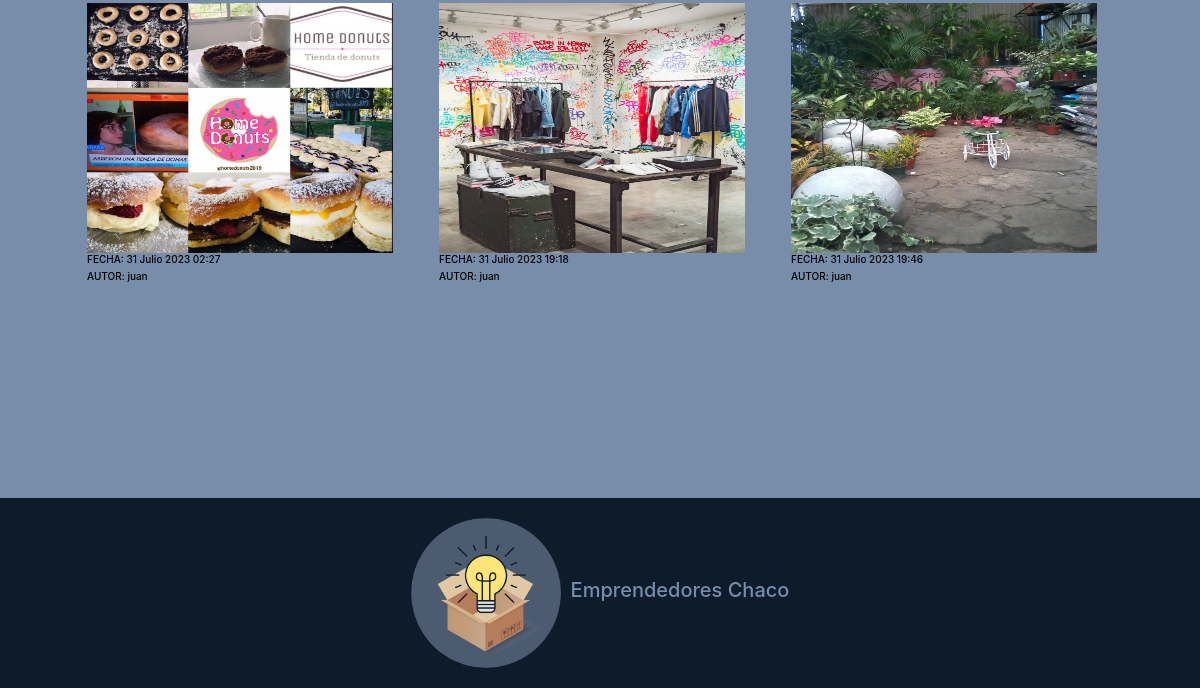
The page /publicaciones/Listar (lower part) on the database as committed earlier.
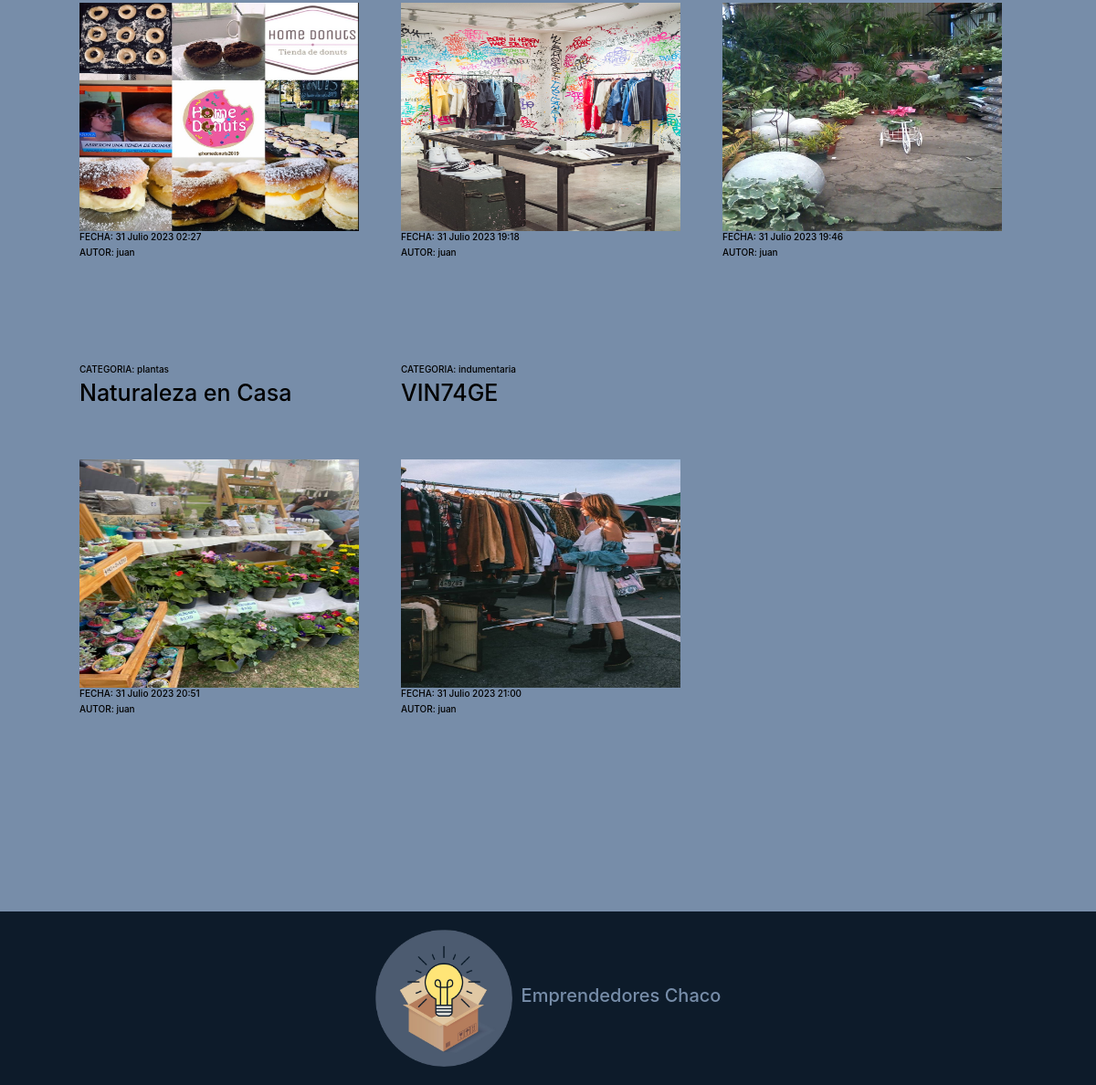
The same page on the database as committed later.
### apps/publicaciones/models.py (models this page shows, shortened)
class Publicacion(models.Model):
    creado = models.DateTimeField('creado', auto_now_add=True)
    modificado = models.DateTimeField('modificado', auto_now=True)
    titulo = models.CharField(max_length = 250)
    contenido = models.TextField()
    autor = models.ForeignKey(User, on_delete = models.CASCADE)
    imagen = models.ImageField(upload_to = 'publicaciones')
    categoria = models.ForeignKey(Categoria, on_delete = models.CASCADE)

class Categoria(models.Model):
    nombre = models.CharField(max_length=80)
    def __str__(self):
        return self.nombre

### apps/publicaciones/views.py (the view, shortened to what this page needs)
# urls.py: path('Listar', views.ListarPublicacionesFunc, name='listar_publicaciones'),
def ListarPublicacionesFunc(request):
    ctx = {}
    categorias = Categoria.objects.all()
    filtro = request.GET.get('fl',None)
    orden = request.GET.get('orden',None)
    if filtro:
        if filtro == 'todas':
            todas_publicaciones = Publicacion.objects.all()
        else:
            cat_filtro = Categoria.objects.filter(nombre = filtro)
            if cat_filtro:
                todas_publicaciones = Publicacion.objects.filter(categoria = cat_filtro[0])
            else:
                todas_publicaciones = []
                ctx['error'] = "LA CATEGORIA INGRESADA NO EXISTE"
    else:
        todas_publicaciones = Publicacion.objects.all()
    ctx['object_list'] = todas_publicaciones
    ctx['categorias'] = categorias
    return render(request, 'publicaciones/listar.html', ctx)

### templates/publicaciones/listar.html (shortened to what this page needs)
{% extends 'base.html' %}
{% block contenido %}
<div class="publicaciones contenedor">
    <div class="row">
        {% if error %}
            <div class="alert alert-danger">
                <h1 style="color: red; font-size: 50px;">¡¡{{error}}!!</h1>
            </div>
        {% else %}
            {% for p in object_list %}
            <div class="publicacion col-md-4 col-sm-6">
                <a class="interact" href="{% url 'publicaciones:detalle_publicacion' p.pk %}">
                    <div class="publicacion__info">
                        <h6>CATEGORIA: {{p.categoria}}</h6>
                        <h2 style="text-indent: bold; font-size: 25px;"> {{p.titulo}}</h2>
                    </div>
                    <img src="{{p.imagen.url}}">
                    <div>
                        <h6>FECHA: {{p.creado}}</h6>
                        <h6>AUTOR: {{p.autor}}</h6>
                    </div>
                </a>
            </div>
            {% endfor %}
        {% endif %}
    </div>
</div>
{% endblock contenido %}

Rows that differ between the two databases and show on the page:
added Publicacion: categoria "plantas", titulo "Naturaleza en Casa", imagen (picture), creado "31 Julio 2023 20:51", autor "juan"
added Publicacion: categoria "indumentaria", titulo "VIN74GE", imagen (picture), creado "31 Julio 2023 21:00", autor "juan"
